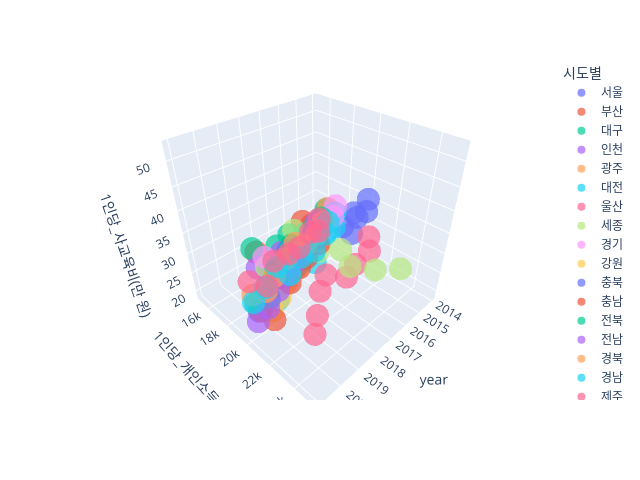

The cell this chart's notebook holds for it:
### Markdown cell above
- 3D scatter plot 그리기

### Code cell
fig = px.scatter_3d(grdp_TP, x='year', y='1인당_개인소득(천 원)', z='1인당_사교육비(만 원)', 
                    color='시도별', width=640, height=480,
                    size_max=18, opacity=0.7)
fig.show()

### Figure 1 — Plotly figure (JSON) as saved in the notebook; plotly's stock layout.template omitted (floating-point values rounded to 4 significant figures)
{"data": [{"hovertemplate": "시도별=서울<br>year=%{x}<br>1인당_개인소득(천 원)=%{y}<br>1인당_사교육비(만 원)=%{z}<extra></extra>", "legendgroup": "서울", "marker": {"color": "#636efa", "opacity": 0.7, "symbol": "circle"}, "mode": "markers", "name": "서울", "scene": "scene", "showlegend": true, "type": "scatter3d", "x": ["2014", "2015", "2016", "2017", "2018", "2019", "2020", "2021"], "y": [19832, 20857, 21295, 22237, 23323, 23978, 24226, 25256], "z": [34.9, 35.5, 37, 41.7, 41.5, 46.3, 49.2, 52.6]}, {"hovertemplate": "시도별=부산<br>year=%{x}<br>1인당_개인소득(천 원)=%{y}<br>1인당_사교육비(만 원)=%{z}<extra></extra>", "legendgroup": "부산", "marker": {"color": "#EF553B", "opacity": 0.7, "symbol": "circle"}, "mode": "markers", "name": "부산", "scene": "scene", "showlegend": true, "type": "scatter3d", "x": ["2014", "2015", "2016", "2017", "2018", "2019", "2020", "2021"], "y": [16147, 17044, 17525, 18189, 18868, 19723, 20460, 21352], "z": [26.8, 27.6, 29.2, 33.5, 31.6, 32.5, 34, 42.1]}, {"hovertemplate": "시도별=대구<br>year=%{x}<br>1인당_개인소득(천 원)=%{y}<br>1인당_사교육비(만 원)=%{z}<extra></extra>", "legendgroup": "대구", "marker": {"color": "#00cc96", "opacity": 0.7, "symbol": "circle"}, "mode": "markers", "name": "대구", "scene": "scene", "showlegend": true, "type": "scatter3d", "x": ["2014", "2015", "2016", "2017", "2018", "2019", "2020", "2021"], "y": [16031, 17226, 17848, 18350, 18555, 19196, 20229, 21046], "z": [26.7, 26.8, 26.3, 30.6, 33.2, 34.2, 34.4, 42.2]}, {"hovertemplate": "시도별=인천<br>year=%{x}<br>1인당_개인소득(천 원)=%{y}<br>1인당_사교육비(만 원)=%{z}<extra></extra>", "legendgroup": "인천", "marker": {"color": "#ab63fa", "opacity": 0.7, "symbol": "circle"}, "mode": "markers", "name": "인천", "scene": "scene", "showlegend": true, "type": "scatter3d", "x": ["2014", "2015", "2016", "2017", "2018", "2019", "2020", "2021"], "y": [15507, 16598, 17222, 17884, 18659, 19582, 20310, 21317], "z": [22.6, 22.9, 23.6, 22.8, 30, 33.4, 32.9, 38.9]}, {"hovertemplate": "시도별=광주<br>year=%{x}<br>1인당_개인소득(천 원)=%{y}<br>1인당_사교육비(만 원)=%{z}<extra></extra>", "legendgroup": "광주", "marker": {"color": "#FFA15A", "opacity": 0.7, "symbol": "circle"}, "mode": "markers", "name": "광주", "scene": "scene", "showlegend": true, "type": "scatter3d", "x": ["2014", "2015", "2016", "2017", "2018", "2019", "2020", "2021"], "y": [16225, 17459, 18232, 18926, 19868, 20791, 21591, 22472], "z": [27.3, 27.2, 25.1, 27.6, 31, 31.9, 33.2, 37.4]}, {"hovertemplate": "시도별=대전<br>year=%{x}<br>1인당_개인소득(천 원)=%{y}<br>1인당_사교육비(만 원)=%{z}<extra></extra>", "legendgroup": "대전", "marker": {"color": "#19d3f3", "opacity": 0.7, "symbol": "circle"}, "mode": "markers", "name": "대전", "scene": "scene", "showlegend": true, "type": "scatter3d", "x": ["2014", "2015", "2016", "2017", "2018", "2019", "2020", "2021"], "y": [16946, 18229, 18741, 19314, 19649, 20648, 21707, 22730], "z": [27.1, 27.3, 29, 24.7, 29.3, 31.7, 34.9, 35.3]}, {"hovertemplate": "시도별=울산<br>year=%{x}<br>1인당_개인소득(천 원)=%{y}<br>1인당_사교육비(만 원)=%{z}<extra></extra>", "legendgroup": "울산", "marker": {"color": "#FF6692", "opacity": 0.7, "symbol": "circle"}, "mode": "markers", "name": "울산", "scene": "scene", "showlegend": true, "type": "scatter3d", "x": ["2014", "2015", "2016", "2017", "2018", "2019", "2020", "2021"], "y": [20142, 21348, 21422, 21956, 21655, 22617, 23863, 25165], "z": [25.4, 26.2, 25.5, 26.1, 29.1, 30.3, 31, 34]}, {"hovertemplate": "시도별=세종<br>year=%{x}<br>1인당_개인소득(천 원)=%{y}<br>1인당_사교육비(만 원)=%{z}<extra></extra>", "legendgroup": "세종", "marker": {"color": "#B6E880", "opacity": 0.7, "symbol": "circle"}, "mode": "markers", "name": "세종", "scene": "scene", "showlegend": true, "type": "scatter3d", "x": ["2014", "2015", "2016", "2017", "2018", "2019", "2020", "2021"], "y": [22944, 21957, 21000, 21404, 20990, 20674, 21407, 22061], "z": [21.5, 22.1, 24.1, 32, 33.4, 40.2, 37.2, 40.6]}, {"hovertemplate": "시도별=경기<br>year=%{x}<br>1인당_개인소득(천 원)=%{y}<br>1인당_사교육비(만 원)=%{z}<extra></extra>", "legendgroup": "경기", "marker": {"color": "#FF97FF", "opacity": 0.7, "symbol": "circle"}, "mode": "markers", "name": "경기", "scene": "scene", "showlegend": true, "type": "scatter3d", "x": ["2014", "2015", "2016", "2017", "2018", "2019", "2020", "2021"], "y": [16969, 18069, 18611, 19375, 19907, 20746, 21220, 21937], "z": [29.1, 30, 29.7, 29.4, 33.2, 35.7, 35.7, 42.2]}, {"hovertemplate": "시도별=강원<br>year=%{x}<br>1인당_개인소득(천 원)=%{y}<br>1인당_사교육비(만 원)=%{z}<extra></extra>", "legendgroup": "강원", "marker": {"color": "#FECB52", "opacity": 0.7, "symbol": "circle"}, "mode": "markers", "name": "강원", "scene": "scene", "showlegend": true, "type": "scatter3d", "x": ["2014", "2015", "2016", "2017", "2018", "2019", "2020", "2021"], "y": [15152, 16311, 16798, 17484, 18450, 19174, 20267, 21038], "z": [20.4, 21.2, 21.6, 22, 25.5, 20.9, 23.3, 28.9]}, {"hovertemplate": "시도별=충북<br>year=%{x}<br>1인당_개인소득(천 원)=%{y}<br>1인당_사교육비(만 원)=%{z}<extra></extra>", "legendgroup": "충북", "marker": {"color": "#636efa", "opacity": 0.7, "symbol": "circle"}, "mode": "markers", "name": "충북", "scene": "scene", "showlegend": true, "type": "scatter3d", "x": ["2014", "2015", "2016", "2017", "2018", "2019", "2020", "2021"], "y": [15558, 16531, 16915, 17465, 18440, 18989, 20029, 21081], "z": [21.6, 21.4, 22.6, 22.1, 29.1, 25.9, 25.7, 28.7]}, {"hovertemplate": "시도별=충남<br>year=%{x}<br>1인당_개인소득(천 원)=%{y}<br>1인당_사교육비(만 원)=%{z}<extra></extra>", "legendgroup": "충남", "marker": {"color": "#EF553B", "opacity": 0.7, "symbol": "circle"}, "mode": "markers", "name": "충남", "scene": "scene", "showlegend": true, "type": "scatter3d", "x": ["2014", "2015", "2016", "2017", "2018", "2019", "2020", "2021"], "y": [15509, 16703, 16952, 17788, 18458, 19216, 20393, 21262], "z": [20.2, 19.9, 18.8, 20.2, 20.2, 28.1, 21.1, 29.2]}, {"hovertemplate": "시도별=전북<br>year=%{x}<br>1인당_개인소득(천 원)=%{y}<br>1인당_사교육비(만 원)=%{z}<extra></extra>", "legendgroup": "전북", "marker": {"color": "#00cc96", "opacity": 0.7, "symbol": "circle"}, "mode": "markers", "name": "전북", "scene": "scene", "showlegend": true, "type": "scatter3d", "x": ["2014", "2015", "2016", "2017", "2018", "2019", "2020", "2021"], "y": [15548, 16239, 16499, 17059, 18141, 18941, 19991, 20862], "z": [23.4, 24, 21.4, 25.3, 24.5, 27.6, 26.3, 30]}, {"hovertemplate": "시도별=전남<br>year=%{x}<br>1인당_개인소득(천 원)=%{y}<br>1인당_사교육비(만 원)=%{z}<extra></extra>", "legendgroup": "전남", "marker": {"color": "#ab63fa", "opacity": 0.7, "symbol": "circle"}, "mode": "markers", "name": "전남", "scene": "scene", "showlegend": true, "type": "scatter3d", "x": ["2014", "2015", "2016", "2017", "2018", "2019", "2020", "2021"], "y": [15039, 16067, 16528, 17043, 18207, 19072, 19873, 20881], "z": [21.3, 21.2, 19.1, 19.5, 22, 22.6, 23, 25.6]}, {"hovertemplate": "시도별=경북<br>year=%{x}<br>1인당_개인소득(천 원)=%{y}<br>1인당_사교육비(만 원)=%{z}<extra></extra>", "legendgroup": "경북", "marker": {"color": "#FFA15A", "opacity": 0.7, "symbol": "circle"}, "mode": "markers", "name": "경북", "scene": "scene", "showlegend": true, "type": "scatter3d", "x": ["2014", "2015", "2016", "2017", "2018", "2019", "2020", "2021"], "y": [15738, 16550, 16894, 17428, 18185, 18748, 19798, 20667], "z": [22.5, 22.6, 22.5, 26.4, 26.4, 25.7, 27.2, 31.6]}, {"hovertemplate": "시도별=경남<br>year=%{x}<br>1인당_개인소득(천 원)=%{y}<br>1인당_사교육비(만 원)=%{z}<extra></extra>", "legendgroup": "경남", "marker": {"color": "#19d3f3", "opacity": 0.7, "symbol": "circle"}, "mode": "markers", "name": "경남", "scene": "scene", "showlegend": true, "type": "scatter3d", "x": ["2014", "2015", "2016", "2017", "2018", "2019", "2020", "2021"], "y": [16272, 17411, 17744, 18011, 18466, 19078, 19759, 20650], "z": [23.3, 24, 22.2, 23.7, 22.6, 28.9, 28.1, 29.8]}, {"hovertemplate": "시도별=제주<br>year=%{x}<br>1인당_개인소득(천 원)=%{y}<br>1인당_사교육비(만 원)=%{z}<extra></extra>", "legendgroup": "제주", "marker": {"color": "#FF6692", "opacity": 0.7, "symbol": "circle"}, "mode": "markers", "name": "제주", "scene": "scene", "showlegend": true, "type": "scatter3d", "x": ["2014", "2015", "2016", "2017", "2018", "2019", "2020", "2021"], "y": [15329, 16685, 17366, 17816, 18456, 18815, 19954, 20475], "z": [22.8, 23.6, 26.9, 26, 28.2, 29.8, 28.9, 34.2]}], "layout": {"height": 480, "legend": {"title": {"text": "시도별"}, "tracegroupgap": 0}, "margin": {"t": 60}, "scene": {"domain": {"x": [0, 1], "y": [0, 1]}, "xaxis": {"title": {"text": "year"}}, "yaxis": {"title": {"text": "1인당_개인소득(천 원)"}}, "zaxis": {"title": {"text": "1인당_사교육비(만 원)"}}}, "width": 640}}
